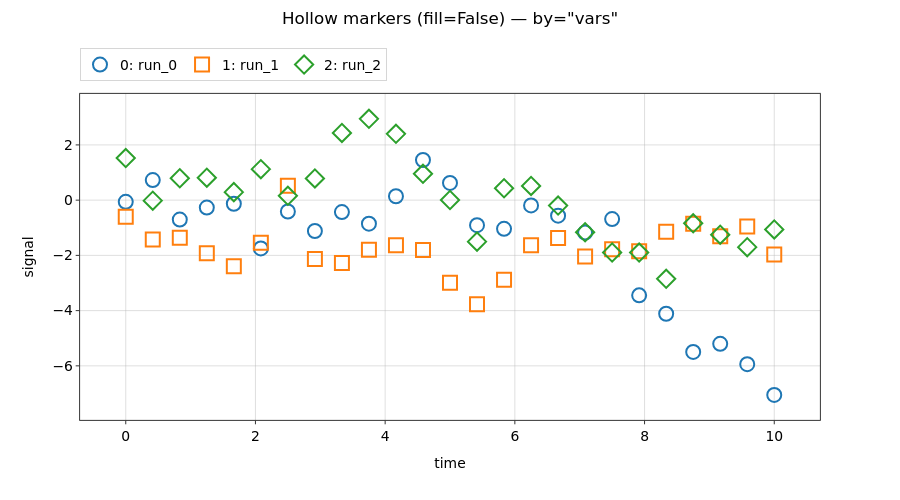

Source (notebook cell):
### Code cell
nbf = uc.UnichartNotebook()
nbf.set_default_format(markersize=14, fill=False, edgewidth=2)
for i in range(3):
    nbf.load_df(make_run(0.4 * i), title=f'run_{i}')

nbf.plot(x='time', y='signal',
         suptitle='Hollow markers (fill=False) — by="vars"', figsize=(9, 5))

### Figure 1 — Plotly figure (JSON) as saved in the notebook; plotly's stock layout.template omitted (floating-point values rounded to 4 significant figures)
{"data": [{"hovertemplate": "<b><u>Set: 0</u></b><br><b>run_0</b><br>time: %{x:.2f}<br>signal: %{y:.2f}<extra></extra>", "legendgroup": "group_0", "legendrank": 1000, "line": {"color": "#1f77b4", "width": 2}, "marker": {"color": "rgba(0,0,0,0)", "line": {"color": "#1f77b4", "width": 2}, "size": 14, "symbol": "circle"}, "mode": "markers", "name": "0: run_0", "opacity": 1, "showlegend": true, "type": "scatter", "x": [0.0, 0.4167, 0.8333, 1.25, 1.667, 2.083, 2.5, 2.917, 3.333, 3.75, 4.167, 4.583, 5.0, 5.417, 5.833, 6.25, 6.667, 7.083, 7.5, 7.917, 8.333, 8.75, 9.167, 9.583, 10.0], "xaxis": "x", "y": [-0.06, 0.7277, -0.704, -0.2701, -0.1312, -1.749, -0.4121, -1.116, -0.433, -0.8529, 0.1406, 1.453, 0.6228, -0.9076, -1.039, -0.1901, -0.5614, -1.175, -0.6866, -3.448, -4.113, -5.497, -5.202, -5.938, -7.053], "yaxis": "y"}, {"hovertemplate": "<b><u>Set: 1</u></b><br><b>run_1</b><br>time: %{x:.2f}<br>signal: %{y:.2f}<extra></extra>", "legendgroup": "group_1", "legendrank": 1001, "line": {"color": "#ff7f0e", "width": 2}, "marker": {"color": "rgba(0,0,0,0)", "line": {"color": "#ff7f0e", "width": 2}, "size": 14, "symbol": "square"}, "mode": "markers", "name": "1: run_1", "opacity": 1, "showlegend": true, "type": "scatter", "x": [0.0, 0.4167, 0.8333, 1.25, 1.667, 2.083, 2.5, 2.917, 3.333, 3.75, 4.167, 4.583, 5.0, 5.417, 5.833, 6.25, 6.667, 7.083, 7.5, 7.917, 8.333, 8.75, 9.167, 9.583, 10.0], "xaxis": "x", "y": [-0.6011, -1.423, -1.364, -1.921, -2.395, -1.547, 0.5217, -2.135, -2.279, -1.801, -1.629, -1.808, -2.994, -3.77, -2.879, -1.636, -1.373, -2.042, -1.78, -1.853, -1.141, -0.8563, -1.311, -0.954, -1.967], "yaxis": "y"}, {"hovertemplate": "<b><u>Set: 2</u></b><br><b>run_2</b><br>time: %{x:.2f}<br>signal: %{y:.2f}<extra></extra>", "legendgroup": "group_2", "legendrank": 1002, "line": {"color": "#2ca02c", "width": 2}, "marker": {"color": "rgba(0,0,0,0)", "line": {"color": "#2ca02c", "width": 2}, "size": 14, "symbol": "diamond"}, "mode": "markers", "name": "2: run_2", "opacity": 1, "showlegend": true, "type": "scatter", "x": [0.0, 0.4167, 0.8333, 1.25, 1.667, 2.083, 2.5, 2.917, 3.333, 3.75, 4.167, 4.583, 5.0, 5.417, 5.833, 6.25, 6.667, 7.083, 7.5, 7.917, 8.333, 8.75, 9.167, 9.583, 10.0], "xaxis": "x", "y": [1.525, -0.01833, 0.7929, 0.8126, 0.2903, 1.122, 0.1563, 0.7866, 2.433, 2.943, 2.4, 0.9543, 0.005632, -1.502, 0.4307, 0.5146, -0.1973, -1.162, -1.896, -1.899, -2.848, -0.8382, -1.252, -1.702, -1.06], "yaxis": "y"}], "layout": {"height": 500, "hoverlabel": {"font": {"size": 13.9}}, "legend": {"font": {"size": 13.9}, "orientation": "h", "x": 0, "xanchor": "left", "y": 0.9036, "yanchor": "top", "yref": "container"}, "margin": {"r": 80, "t": 86.22}, "meta": {"uc_legend_rows": 1}, "showlegend": true, "title": {"font": {"size": 16.7}, "text": "Hollow markers (fill=False) — by=\"vars\"", "x": 0.5, "xanchor": "center", "y": 0.976, "yanchor": "top", "yref": "container"}, "width": 900, "xaxis": {"anchor": "y", "domain": [0, 1], "tickfont": {"size": 13.9}, "title": {"font": {"size": 13.9}, "standoff": 15, "text": "time"}}, "yaxis": {"anchor": "x", "domain": [0, 1], "tickfont": {"size": 13.9}, "title": {"font": {"size": 13.9}, "standoff": 15, "text": "signal"}}}}
